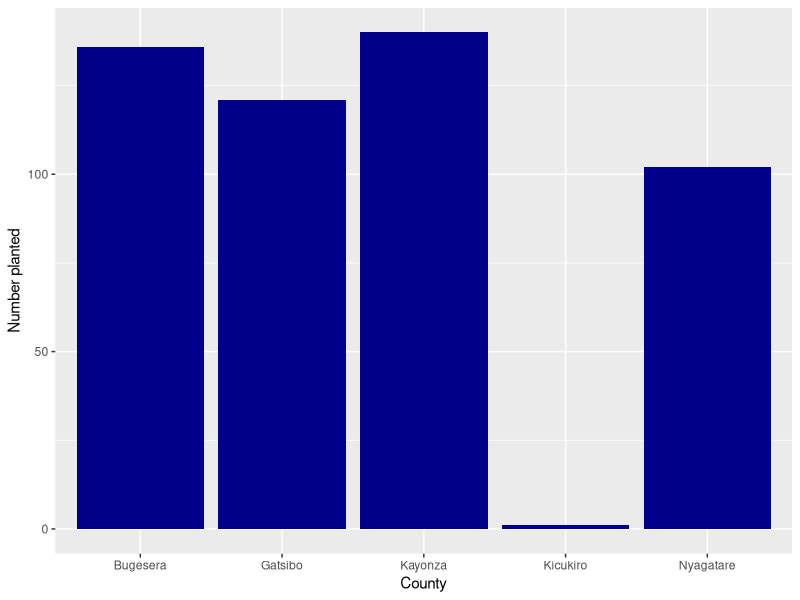
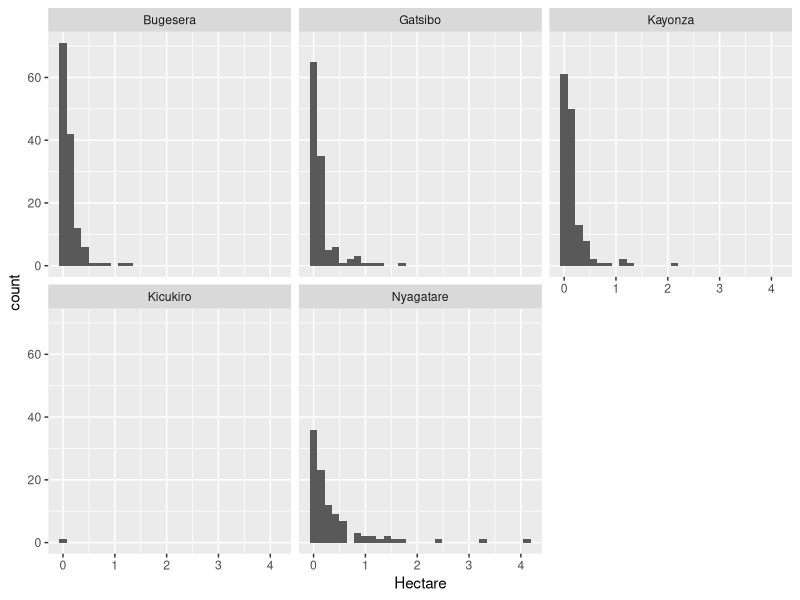
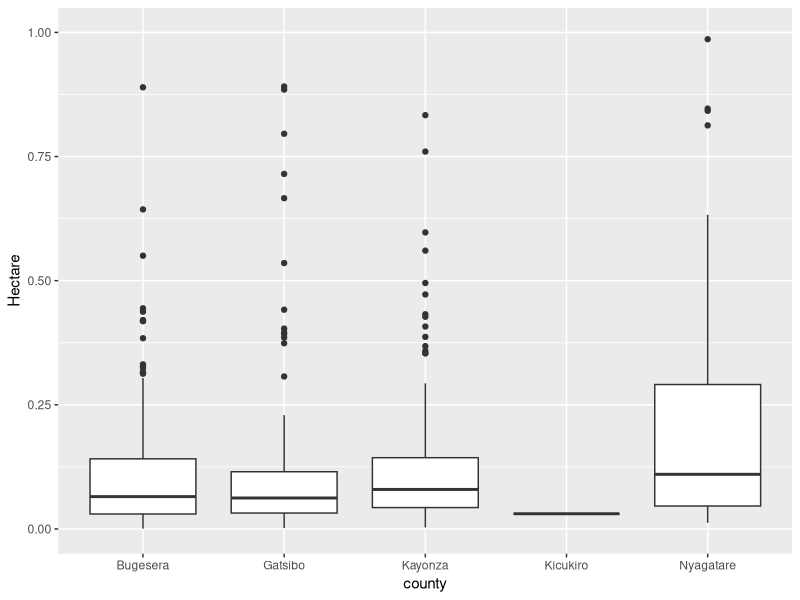
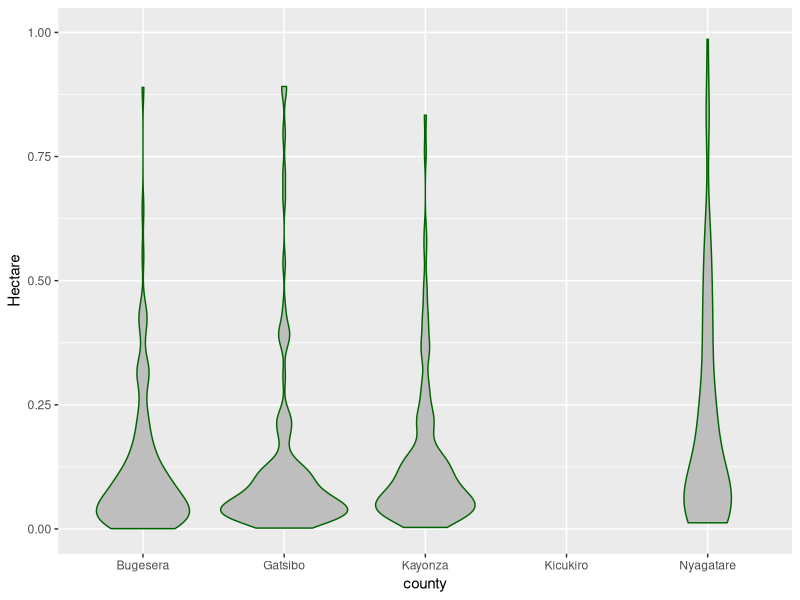
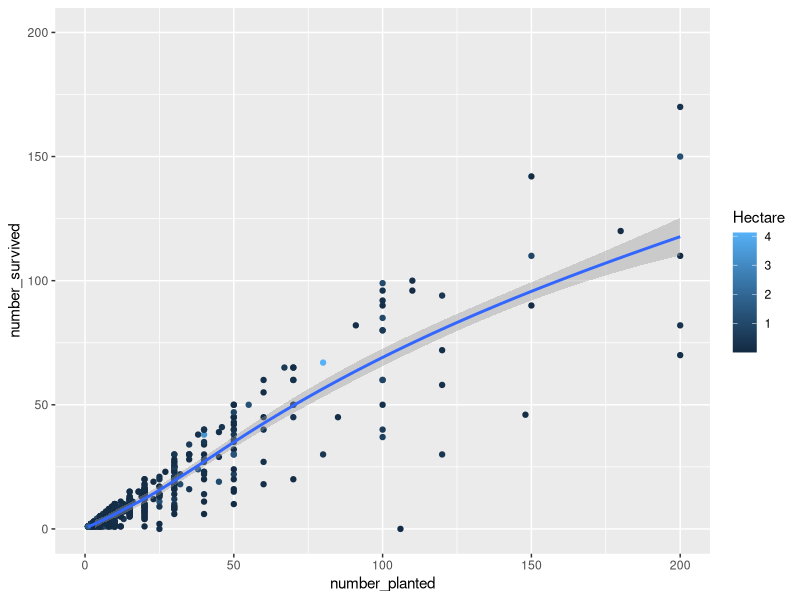
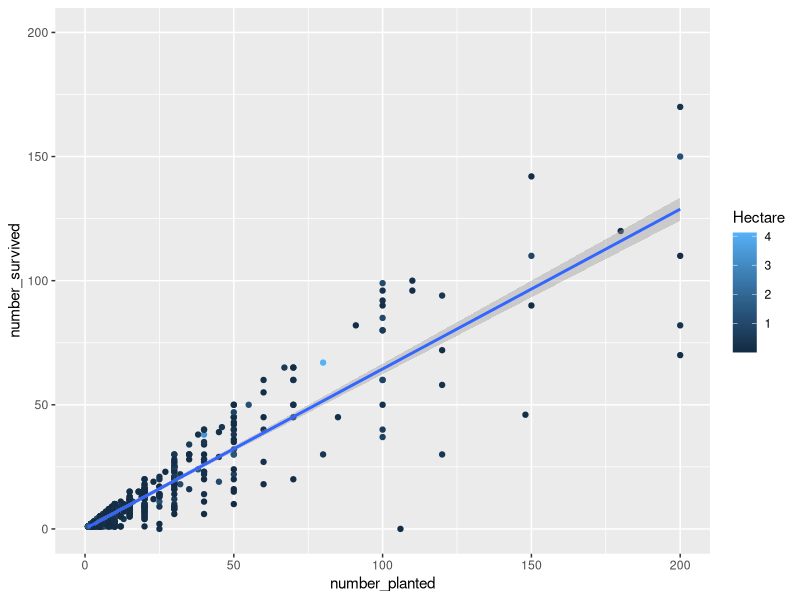
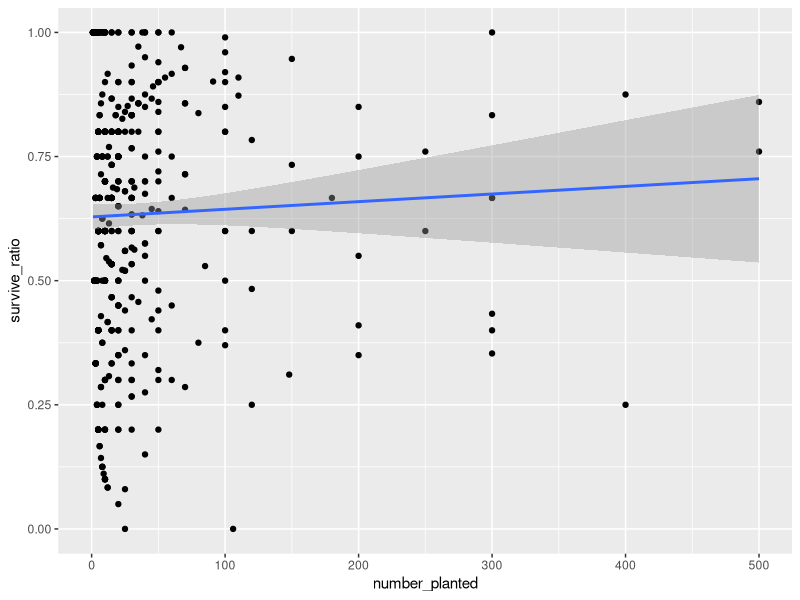
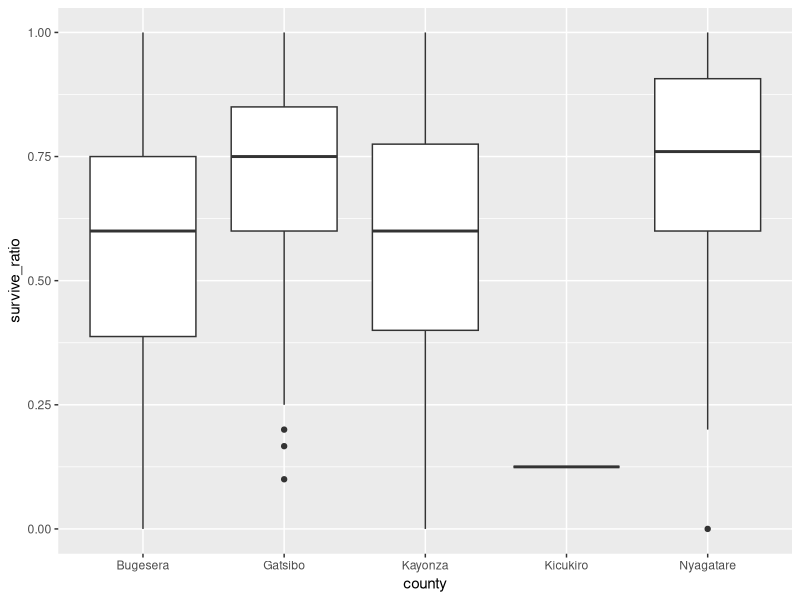

Reproduce these figures in R, in order. (Note: this script raises an error after producing the figures.)
## ---- chunk 1
# Load libraries
library(tidyverse)
library(data.table)

# If not installed yet:
install.packages('tidyverse')
install.packages('data.table')
## ---- chunk 2
# Import data
ra <- read_csv('Rwanda_subset.csv')

## ---- chunk 3
# Explore data types in the data set
summary(ra)
View(ra)
names(ra)
# Which variables can be found in the data set
## ---- chunk 4
# How many unique plots in the data?
length(unique(ra$plotID))
## ---- chunk 5
# Which counties are in the data?
unique(ra$county)
## ---- chunk 6
# How many plots per county?
ra %>% 
  group_by(county) %>% 
  summarise(number_plots=n())
  
## ---- chunk 7
# Find NAs in the county_region column and change the value
length(which(is.na(ra$county_region)==T))

## ---- chunk 8
# What data type is the "plant_date" column?
class(ra$plant_date)

# Which unique planting years are in the data?
unique(year(ra$plant_date))
# How many planted in each year per county
ra %>% 
  group_by(county, year(plant_date)) %>% 
  summarise(number_planted=n())

## ---- chunk 9
# Visualize the number of plots per county
ra %>% 
  group_by(county) %>% 
  summarise(number_planted=n()) %>% 
  ggplot()+
  geom_col(aes(x=county, y=number_planted), fill='darkblue')+
  labs(y='Number planted', x='County')
  # Change the color and width of the the bars
  # Look up some information on the type of plot you used (eg what does 'identity' mean?)

## ---- chunk 10
# Show the distribution in size of the plots in different counties
ggplot(ra)+
  geom_histogram(aes(x=Hectare))+
  facet_wrap(~county)

ggplot(ra)+
  geom_boxplot(aes(x=county, y=Hectare))+
  ylim(0,1)

ggplot(ra)+
  geom_violin(aes(x=county, y=Hectare), fill='grey',
              col='dark green')+
  ylim(0,1)

# Does the y limit make sense?

## ---- chunk 11
# Plot the number trees planted vs the number survived
ggplot(ra)+
  geom_point(aes(x=number_planted, y=number_survived, col=Hectare))+
  geom_smooth(aes(x=number_planted,y=number_survived),
              method='loess')+
  ylim(0,200)+
  xlim(0,200)

ggplot(ra)+
  geom_point(aes(x=number_planted, y=number_survived, col=Hectare))+
  geom_smooth(aes(x=number_planted,y=number_survived),
              method='lm')+
  ylim(0,200)+
  xlim(0,200)

  #Add an extra variable as aesthetic 

## ---- chunk 12
# Create new column and add to the dataset
ra <- ra %>% 
  mutate(survive_ratio = number_survived/number_planted)

ra %>% 
  mutate(survive_ratio = number_survived/number_planted) %>% 
  ggplot()+
  geom_point(aes(x=number_planted, y=survive_ratio))+
  geom_smooth(aes(x=number_planted,y=survive_ratio),method='lm')+
  xlim(0,500)


# Show the survival ratio and plot



# Show survival per county
ggplot(ra)+
  geom_boxplot(aes(x=county, y=survive_ratio))


# Create a new variable with the number of trees per hectare and visualize against survive_ratio
ra <- ra %>%  
  mutate(trees_ha = number_planted/Hectare)


## ---- chunk 13
# Create new column that equals 1 when "Hectare" is >0.5ha and "number_planted" is <10
ra %>% 
  mutate(ha_trees = if_else(Hectare>0.5 & number_planted < 10, 1, 0)) 

# See in how many instances this is the case
ra %>% 
  group_by(ha_trees) %>% 
  summarise(n=n())

# Explore the if_else function


# Find NAs values in "county_region"
length(which(is.na(ra$county_region)))

# Use the if_else function to change the NA into "No region"
ra <- ra %>% 
  mutate(county_region = if_else(is.na(county_region), "No data available", county_region)) 


# Remove the rows with "No region" in "country_region"
ra %>% 
  group_by(county_region) %>% 
  summarise(n=n())


# Try to combine as many as the commands above in one pipe
ra %>%

  mutate(ha_trees = if_else(Hectare>0.5 & number_planted < 10, 1, 0)) %>% 
  mutate(county_region = if_else(is.na(county_region), "No data available", county_region)) %>% 
  
  group_by(county_region) %>% 
  summarise(n=n())
  
## ---- chunk 14
# Find the plots with the highest 10% number of trees per hectare in a garden. Then, exclude all columns but plotID, county, plant_date and trees_hectares. Then visualise the result 





## ---- chunk 15
# Create new column that equals 1 when "Hectare" is >0.5ha and "number_planted" is <10




# See in how many instances this is the case



